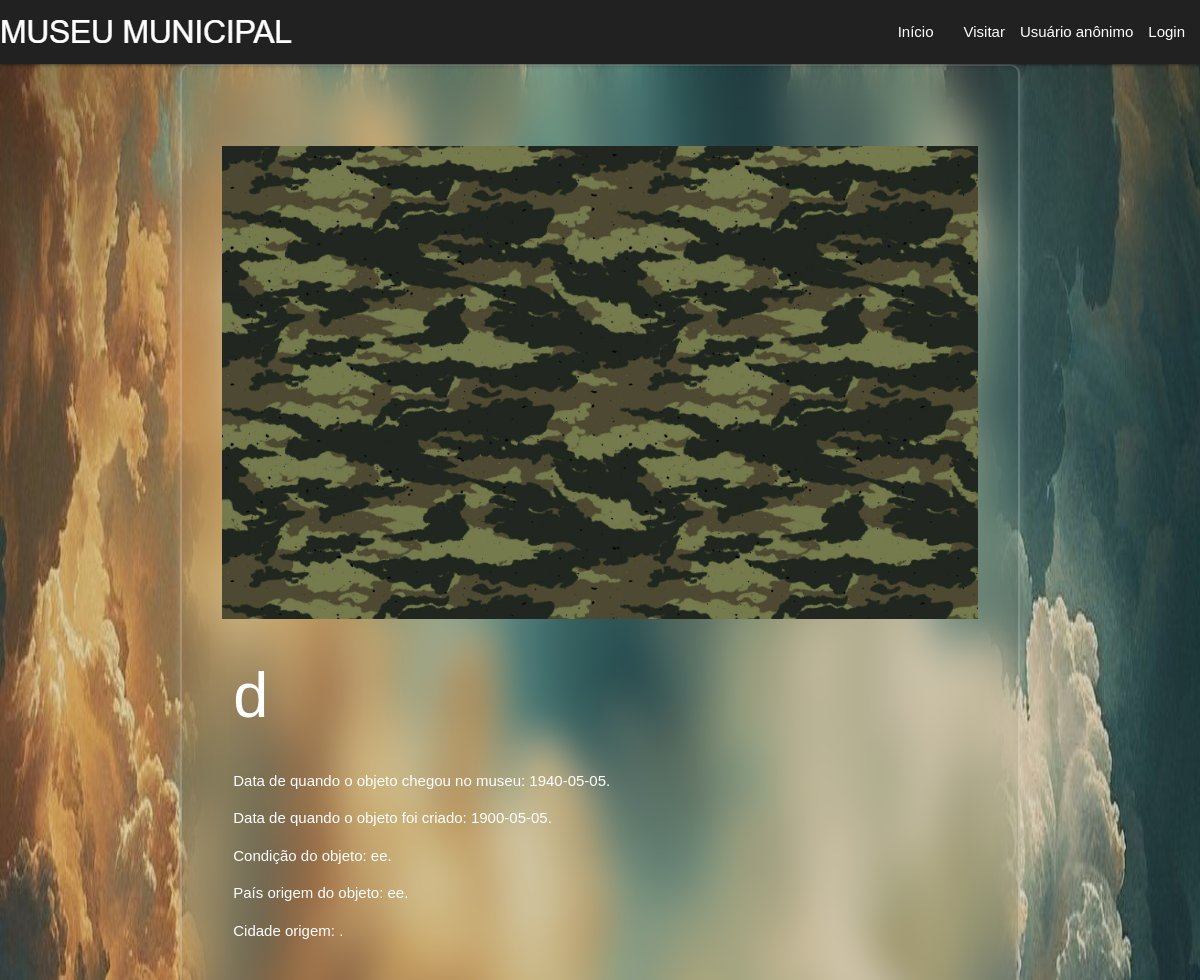
The page /form_obj.php?id_obj=15 (upper part) on the database as committed earlier.
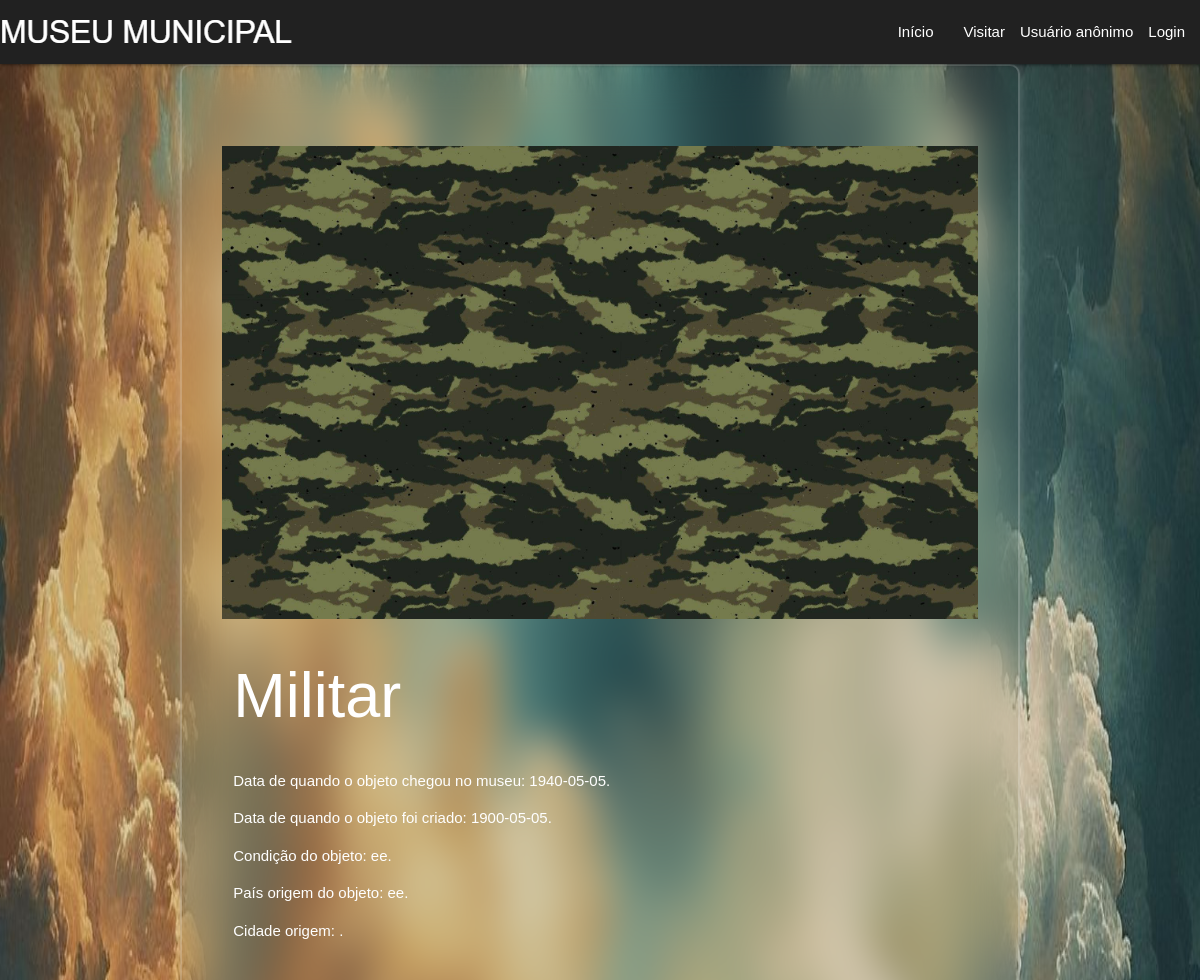
The same page on the database as committed later.
### tables this page shows
CREATE TABLE IF NOT EXISTS `objeto` (
  `id_obj` int NOT NULL AUTO_INCREMENT,
  `nome` varchar(255) NOT NULL,
  `data_criacao` date NOT NULL,
  `data_chegada` date NOT NULL,
  `condicao` varchar(255) NOT NULL,
  `historia` text NOT NULL,
  `arquivo` varchar(255) NOT NULL,
  `pais_origem` varchar(255) NOT NULL,
  `cidade_origem` varchar(255) NOT NULL,
  PRIMARY KEY (`id_obj`)
);

### form_obj.php (the view, shortened to what this page needs)
<?php
$conexao = conectar();
$id_obj = $_GET['id_obj'];
$sql = "SELECT * FROM objeto WHERE id_obj = $id_obj";
$resultado = mysqli_query($conexao, $sql);
$objeto = mysqli_fetch_assoc($resultado);
?>
<!DOCTYPE html>
<html lang="en">
<head>
    <link rel="stylesheet" href="css/styles.css">
    <link type="text/css" rel="stylesheet" href="css/materialize.min.css" media="screen,projection" />
</head>
<body>
    <?php include_once "header.php"; ?>
    <main class="container wrapper">
        <div class="row">
            <img class="" src="css/imagens_obj/<?php echo $objeto['arquivo']; ?>">
            <div class="col s12">
                <h1 name="nome"> <?php echo $objeto['nome'] ?> </h1>
            </div>
            <div class="col s12">
                <p class="white-text" name="data_chegada"> Data de quando o objeto chegou no museu: <?php echo $objeto['data_chegada'] ?>. </p>
                <p class="white-text" name="data_criacao"> Data de quando o objeto foi criado: <?php echo $objeto['data_criacao'] ?>. </p>
                <p class="white-text" name="condicao"> Condição do objeto: <?php echo $objeto['condicao'] ?>. </p>
                <p class="white-text" name="pais_origem"> País origem do objeto: <?php echo $objeto['pais_origem'] ?>. </p>
                <p class="white-text" name="cidade_origem"> Cidade origem: <?php echo $objeto['cidade_origem'] ?>. </p>
                <br>
            </div>
            <?php
            $sql_coment = "SELECT * FROM comentarios";
            $resultado_coment = mysqli_query($conexao, $sql_coment);
            while ($linha = mysqli_fetch_assoc($resultado_coment)) {
                if ($id_obj == $linha['id_obj']) {
                    echo "<h6><b>" . $linha['nome'] . "</b> comentou:</h6>" . $linha['comentario'] . "<br><br>";
                        ?>
                        <?php
            }
        }
        ?>
        </div>
        <br><br>
    </main>
</body>
</html>

### header.php (shortened to what this page needs)
<?php
$pagina_Corrente = basename($_SERVER['SCRIPT_NAME']);
$usuario = isset($_SESSION['usuario']) ? $_SESSION['usuario'] : null;
?>
<header>
    <div class="navbar-fixed">
        <nav class="grey darken-4">
            <div class="nav-wrapper">
                <a href="#" class="brand-logo">
                    <img class="responsive-img" src="css/imagens/MUSEU_MUNICIPAL.png" alt="museu_municipal">
                </a>
                <ul class="right hide-on-med-and-down">
                    <li class="<?php echo $pagina_Corrente == 'index.php' ? 'active' : ''; ?>">
                        <a href="index.php">Início</a>
                    </li>
                    <li class="<?php echo $pagina_Corrente == 'form_museu.php' ? 'active' : ''; ?>">
                        <a href="form_museu.php">Visitar</a>
                    </li>
                    <?php if (!$usuario): ?>
                        <li>
                            <span class="white-text">Usuário anônimo</span>
                        </li>
                        <li class="<?php echo $pagina_Corrente == 'form_login.php' ? 'active' : ''; ?>">
                            <a href="form_login.php">Login</a>
                        </li>
                    <?php endif; ?>
                </ul>
            </div>
        </nav>
    </div>
</header>

### css/styles.css (style rules this page uses)
* { box-sizing: border-box; }
body { margin: 0; font-family: sans-serif; background: url('imagens/index1.jpg') no-repeat; background-size: 100% 100%; height: 100vh; background-attachment: fixed; }
.wrapper { width: 420px; background: transparent; border: 2px solid rgba(255, 255, 255, .2); backdrop-filter: blur(20px); box-shadow: 0 0 10px rgba(255, 255, 255, .2); color: #fff; border-radius: 10px; padding: 30px 40px; }

### form_obj.php (style rules this page uses)
.row { margin-top: 50px; }
main.container img { width: 100%; height: auto; display: block; }

Rows that differ between the two databases and show on the page:
changed objeto "ee": nome "d" → "Militar"
